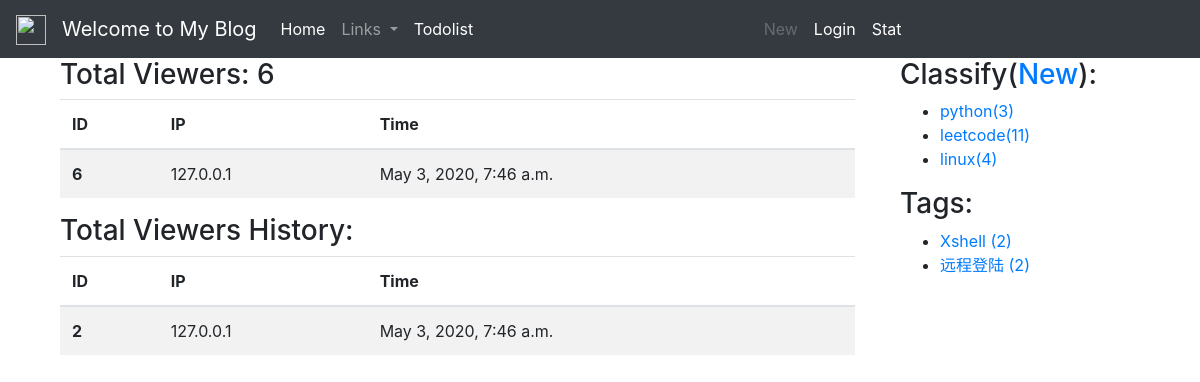
Screenshot of /user_stat/ with the database file from the repository.
### blog/models.py (models this page shows, shortened)
class Website_views(models.Model):
    nid = models.AutoField(primary_key=True)
    views = models.IntegerField()

class view_ip(models.Model):
    nid = models.AutoField(primary_key=True)
    user_ip = models.CharField(max_length=15, null=False)
    create_time = models.DateTimeField(auto_now_add=True)

class view_ip_history(models.Model):
    nid = models.AutoField(primary_key=True)
    user_ip = models.CharField(max_length=15, null=False)
    create_time = models.DateTimeField(auto_now_add=True)

class BlogClassify(models.Model):
    title = models.CharField(max_length=100, blank=True)
    created = models.DateTimeField(default=timezone.now)

class Tag(models.Model):
    name = models.CharField(max_length=100)

### blog/views.py (the view)
# urls.py: path('user_stat/',views.user_stat,name='user_stat'),
def user_stat(request):
    total_views = Website_views.objects.first()
    user_ip = view_ip.objects.all()
    view_ip_historys=view_ip_history.objects.all()
    context = {
        'total_views': total_views,
        'user_ips': user_ip,
        'view_ip_historys':view_ip_historys,
    }
    return render(request, 'blog/userstat.html', context)

### blog/templatetags/blog_extras.py (called while the page is built)
@register.inclusion_tag('blog/inclusions/_classify.html',takes_context=True)
def show_classify(context):
    classify_list = BlogClassify.objects.annotate(num_posts=Count('blog')).filter(num_posts__gt=0)
    return {
        'classify_list': classify_list,
    }

@register.inclusion_tag('blog/inclusions/_tags.html', takes_context=True)
def show_tags(context):
    tag_list = Tag.objects.annotate(num_posts=Count('blog')).filter(num_posts__gt=0)
    return {
        'tag_list': tag_list,
    }

### templates/blog/userstat.html (shortened to what this page needs)
{% extends "base.html" %}
{% load staticfiles %}
{% block content %}
<div class="container">
    <h3>Total Viewers: {{total_views.views}}</h3>
    <table class="table table-striped">
      <thead>
        <tr>
          <th scope="col">ID</th>
          <th scope="col">IP</th>
          <th scope="col">Time</th>
        </tr>
      </thead>
        {% for user_ip in user_ips%}
          <tbody>
            <tr>
              <th scope="row">{{user_ip.nid}}</th>
              <td>{{user_ip.user_ip}}</td>
              <td>{{user_ip.create_time}}</td>
            </tr>
          {% endfor %}
      </tbody>
</table>
    <h3>Total Viewers History:</h3>
  <table class="table table-striped">
      <thead>
        <tr>
          <th scope="col">ID</th>
          <th scope="col">IP</th>
          <th scope="col">Time</th>
        </tr>
      </thead>
        {% for view_ip_history in view_ip_historys%}
          <tbody>
            <tr>
              <th scope="row">{{view_ip_history.nid}}</th>
              <td>{{view_ip_history.user_ip}}</td>
              <td>{{view_ip_history.create_time}}</td>
            </tr>
          {% endfor %}
      </tbody>
</table>
</div>
{% endblock content %}

### templates/blog/inclusions/_classify.html
<div class="">
  <h3 class="">Classify(<a href="{% url 'blog:classify_add' %}">New</a>):</h3>
  <ul>
    {% for classify in classify_list %}
      <li>
        <a href="{% url 'blog:classify' classify.id %}">{{ classify.title }}<span class="post-count">({{ classify.num_posts }})</span></a>
      </li>
    {% empty %}
      暂无分类！
    {% endfor %}
  </ul>
</div>

### templates/blog/inclusions/_tags.html
<div class="widget widget-tag-cloud">
  <h3 class="widget-title">Tags:</h3>
  <ul>
    {% for tag in tag_list %}
      <li>
        <a href="{% url 'blog:tag' tag.id %}">{{ tag.name }} <span class="post-count">({{ tag.num_posts }})</span></a>
      </li>
    {% empty %}
      暂无标签！
    {% endfor %}
  </ul>
</div>

### rows the page displays
Website_views: views "6"
view_ip: nid "6", user_ip "127.0.0.1", create_time "May 3, 2020, 7:46 a.m."
view_ip_history: nid "2", user_ip "127.0.0.1", create_time "May 3, 2020, 7:46 a.m."
BlogClassify: title "python", num_posts "3"
BlogClassify: title "leetcode", num_posts "11"
BlogClassify: title "linux", num_posts "4"
Tag: name "Xshell", num_posts "2"
Tag: name "远程登陆", num_posts "2"
